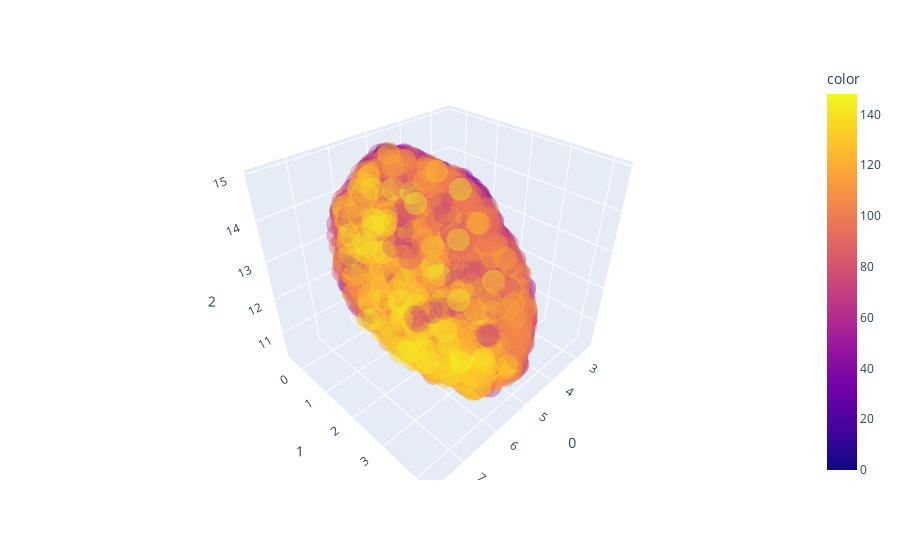

Notebook code for this chart:
### Code cell
activity_flat = activity.reshape(activity.shape[0],-1)
embedding, reducer = lowD_reduce(activity_flat,if_pca=False,n_components=3,plot=True,n_neighbors=1000)

### Figure 1 — Plotly figure (JSON) as saved in the notebook; plotly's stock layout.template omitted (floating-point values rounded to 4 significant figures; data arrays with more than 128 entries replaced by an {"elided": "..."} marker saying what was removed)
{"data": [{"hovertemplate": "0=%{x}<br>1=%{y}<br>2=%{z}<br>color=%{marker.color}<extra></extra>", "legendgroup": "", "marker": {"color": {"elided": "5625 int values"}, "coloraxis": "coloraxis", "opacity": 0.4, "symbol": "circle"}, "mode": "markers", "name": "", "scene": "scene", "showlegend": false, "type": "scatter3d", "x": {"elided": "5625 float values"}, "y": {"elided": "5625 float values"}, "z": {"elided": "5625 float values"}}], "layout": {"coloraxis": {"colorbar": {"title": {"text": "color"}}, "colorscale": [[0, "#0d0887"], [0.1111, "#46039f"], [0.2222, "#7201a8"], [0.3333, "#9c179e"], [0.4444, "#bd3786"], [0.5556, "#d8576b"], [0.6667, "#ed7953"], [0.7778, "#fb9f3a"], [0.8889, "#fdca26"], [1, "#f0f921"]]}, "legend": {"tracegroupgap": 0}, "margin": {"t": 60}, "scene": {"domain": {"x": [0, 1], "y": [0, 1]}, "xaxis": {"title": {"text": "0"}}, "yaxis": {"title": {"text": "1"}}, "zaxis": {"title": {"text": "2"}}}}}
